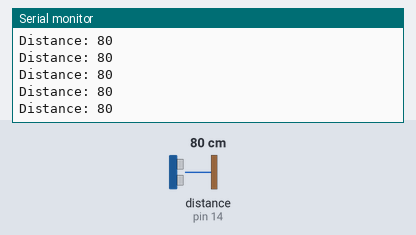
Simulated run of this sketch. Board: Arduino Uno, built with avr-gcc and run on an emulated ATmega328P. Shown: the last lines printed to the serial monitor. The inputs (shaded band) are chosen by the test bench; at power-on: distance to the obstacle (sensor on pin 14) 80 cm.

Above: at 1.2 s.
1.3 s: distance to the obstacle (sensor on pin 14) set to 2 cm
At 2.2 s:
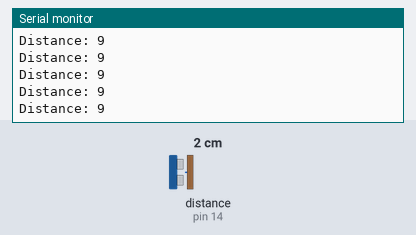
2.8 s: distance to the obstacle (sensor on pin 14) set to 18 cm
At 3.3 s:
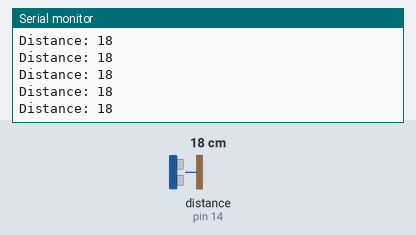
4.3 s: distance to the obstacle (sensor on pin 14) set to 120 cm
At 5.2 s:
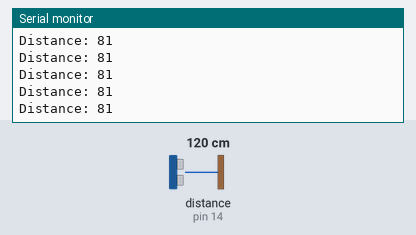
7.3 s: distance to the obstacle (sensor on pin 14) set to 4 cm
At 8.0 s:
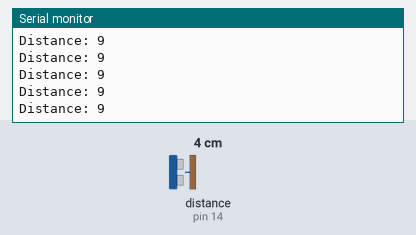
10.3 s: distance to the obstacle (sensor on pin 14) set to 9 cm
Timing chart, 0 to 13.3 s (numbered marks = the images above; inputs shaded):
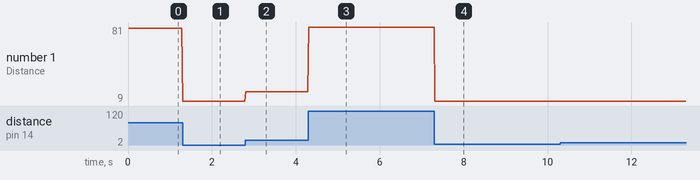

Measured:
- after the input at 1.3 s, the serial monitor: prints a new line at once (image 1)
- after the input at 2.8 s, the serial monitor: prints a new line at once (image 2)
- after the input at 4.3 s, the serial monitor: prints a new line at once (image 3)
- after the input at 7.3 s, the serial monitor: prints a new line at once (image 4)
- plotted number 1: 80 → 9 after the input at 1.3 s, 9 → 18 after the input at 2.8 s, 18 → 81 after the input at 4.3 s, 81 → 9 after the input at 7.3 s

The sketch:

ultrasound.ino
```cpp
int distance;
long duration;
const int led = 11;
long intensity;
const int gpioPin = 14;

#include "SharpIR.h"
// #include <Sharp

//Create a new instance of the library
//Call the sensor "sensor"
//The model of the sensor is "GP2YA41SK0F"
// //The sensor output pin is attached to the pin A0
// SharpIR sensor( SharpIR::GP2Y0A41SK0F, gpioPin );

SharpIR sharp = SharpIR(gpioPin, 1080);


void setup() {

  Serial.begin(9600);                // Init Serial at 115200 Baud Rate.
  Serial.println("Serial Working");  // Test to check if serial is working or not
  // pinMode(IRSensor, INPUT); // IR Sensor pin INPUT
  // pinMode(LED, OUTPUT); // LED Pin Output
  pinMode(gpioPin, INPUT);
}

void loop() {

  // int value = analogRead(gpioPin);
  // Serial.print(gpioPin); Serial.print(F(" - "));

  // Serial.println(distRawToPhys(val


  distance = sharp.distance();
  Serial.print("Distance: ");
  Serial.println(distance);


  // distance = sensor.getDistanceCentimeters();
  // // put your main code here, to run repeatedly:
  // int sensorStatus = digitalRead(IRSensor); // Set the GPIO as Input
  // if (sensorStatus == 1) // Check if the pin high or not
  // {
  //   // if the pin is high turn off the onboard Led
  //   digitalWrite(LED, LOW); // LED LOW
  //   Serial.println("Motion Detected!"); // print Motion Detected! on the serial monitor window
  // }
  // else  {
  //   //else turn on the onboard LED
  //   digitalWrite(LED, HIGH); // LED High
  //   Serial.println("Motion Ended!"); // print Motion Ended! on the serial monitor window
  // }
}

// // int distRawToPhys(int raw) { /* function distRawToPhys /
//   ////IR Distance sensor conversion rule
//   float Vout = float(raw) 0.0048828125; // Conversion analog to voltage
//   int phys = 13 * pow(Vout, -1); // Conversion volt to distance

//   return phys;
// }
```
